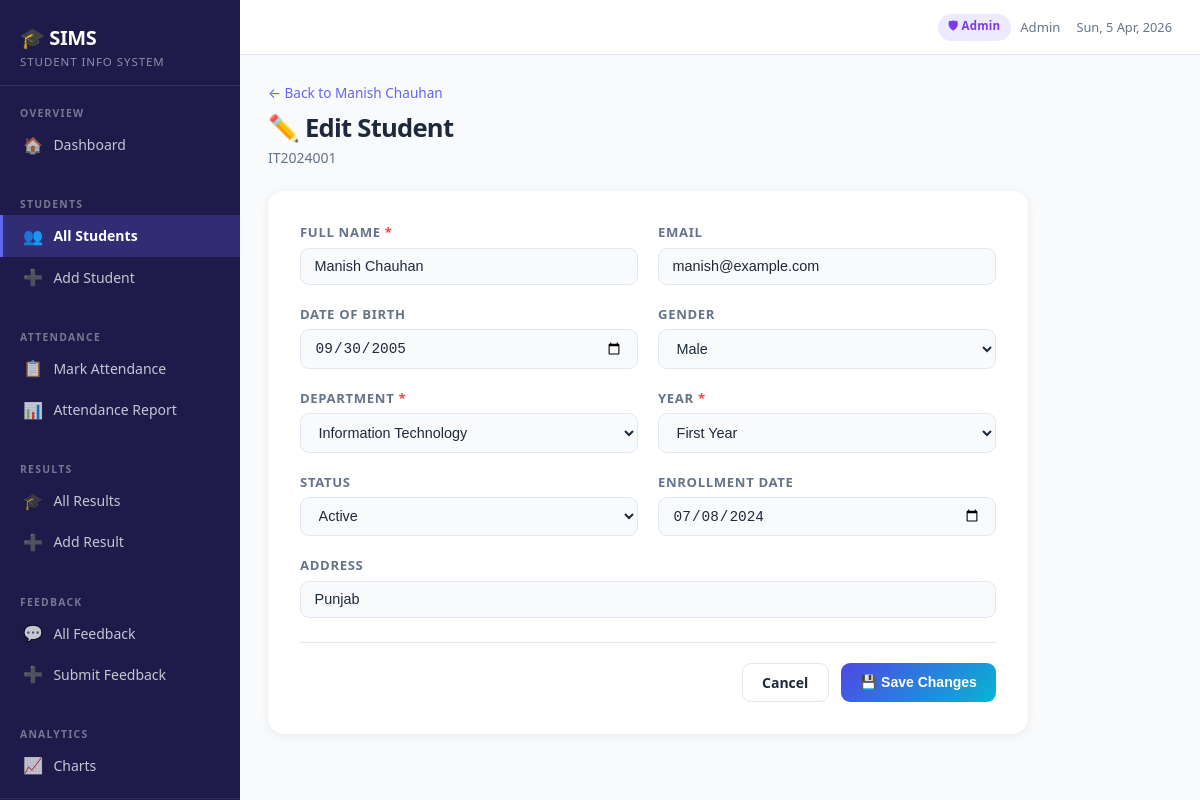
Page /students/3/edit (signed in) on the committed database.
### tables this page shows
CREATE TABLE students (
                id          INTEGER PRIMARY KEY AUTOINCREMENT,
                student_id  TEXT UNIQUE NOT NULL,
                name        TEXT NOT NULL,
                email       TEXT,
                dob         TEXT,
                gender      TEXT,
                department  TEXT NOT NULL,
                year        TEXT NOT NULL,
                status      TEXT DEFAULT 'Active',
                address     TEXT,
                enroll_date TEXT,
                created_at  TIMESTAMP DEFAULT CURRENT_TIMESTAMP
            , assigned_teacher_id INTEGER);

### app.py (the view, shortened to what this page needs)
@app.route("/students/<int:student_id>/edit", methods=["GET", "POST"])
@roles_required("admin")
def edit_student(student_id):
    student = student_or_404(student_id)
    return render_template("edit_student.html", student=student, teachers=teachers(), departments=DEPARTMENTS, years=YEARS, statuses=STATUSES)

### app.py (called while the page is built)
def db():
    if "db" not in g:
        g.db = sqlite3.connect(app.config["DATABASE"])
        g.db.row_factory = sqlite3.Row
        g.db.execute("PRAGMA foreign_keys = ON")
    return g.db

@app.before_request
def setup_req():
    session.permanent = True
    if request.method in {"POST", "PUT", "PATCH", "DELETE"}:
        token = request.form.get("csrf_token") or request.headers.get("X-CSRFToken")
        if token != session.get("_csrf_token"):
            abort(400, description="Invalid CSRF token.")

@app.context_processor
def inject_globals():
    return {
        "current_role": session.get("role"),
        "app_name": "SIMS Pro",
        "global_notifications": build_notifications() if session.get("role") else [],
    }

def visible_clause(alias="students"):
    role = session.get("role")
    if role == "admin":
        return "1=1", []
    if role == "teacher":
        return f"{alias}.assigned_teacher_id = ?", [session["user_id"]]
    if role == "student":
        return f"{alias}.id = ?", [session["student_db_id"]]
    return "1=0", []

def teachers():
    return db().execute(
        "SELECT id, username, email FROM users WHERE role='teacher' ORDER BY username"
    ).fetchall()

def student_or_404(student_id):
    where, params = visible_clause("students")
    row = db().execute(
        f"""
        SELECT students.*, users.username AS teacher_username, users.email AS teacher_email
        FROM students
        LEFT JOIN users ON users.id = students.assigned_teacher_id
        WHERE students.id = ? AND {where}
        """,
        [student_id] + params,
    ).fetchone()
    if not row:
        abort(404)
    return row

def roles_required(*roles):
    def dec(fn):
        @wraps(fn)
        def wrap(*a, **kw):
            if "user_id" not in session:
                flash("Please log in to continue.", "error")
                return redirect(url_for("login"))
            if session.get("role") not in roles:
                flash("You do not have access to that page.", "error")
                return redirect(url_for("student_dashboard" if session.get("role") == "student" else "dashboard"))
            return fn(*a, **kw)
        return wrap
    return dec

### templates/edit_student.html (shortened to what this page needs)
{% extends "base.html" %}
{% block content %}
<div class="page-header">
  <div>
    <a href="{{ url_for('student_detail', sid=student.id) }}" class="back-link">← Back to {{ student.name }}</a>
    <h1 class="page-title">✏️ Edit Student</h1>
    <p class="page-sub">{{ student.student_id }}</p>
  </div>
</div>
<div class="form-card">
  <form method="post">
    <div class="form-grid-2">
      <div class="form-group">
        <label>Full Name <span class="req">*</span></label>
        <input type="text" name="name" value="{{ student.name }}" required>
      </div>
      <div class="form-group">
        <label>Email</label>
        <input type="email" name="email" value="{{ student.email or '' }}">
      </div>
      <div class="form-group">
        <label>Date of Birth</label>
        <input type="date" name="dob" value="{{ student.dob or '' }}">
      </div>
      <div class="form-group">
        <label>Gender</label>
        <select name="gender">
          <option value="Male"   {% if student.gender=='Male'   %}selected{% endif %}>Male</option>
        </select>
      </div>
      <div class="form-group">
        <label>Department <span class="req">*</span></label>
        <select name="department" required>
          {% for d in departments %}
          <option value="{{ d }}" {% if student.department==d %}selected{% endif %}>{{ d }}</option>
          {% endfor %}
        </select>
      </div>
      <div class="form-group">
        <label>Year <span class="req">*</span></label>
        <select name="year" required>
          {% for y in years %}
          <option value="{{ y }}" {% if student.year==y %}selected{% endif %}>{{ y }}</option>
          {% endfor %}
        </select>
      </div>
      <div class="form-group">
        <label>Status</label>
        <select name="status">
          {% for s in statuses %}
          <option value="{{ s }}" {% if student.status==s %}selected{% endif %}>{{ s }}</option>
          {% endfor %}
        </select>
      </div>
      <div class="form-group">
        <label>Enrollment Date</label>
        <input type="date" name="enroll_date" value="{{ student.enroll_date or '' }}">
      </div>
      <div class="form-group full">
        <label>Address</label>
        <input type="text" name="address" value="{{ student.address or '' }}" placeholder="City / State">
      </div>
    </div>
    <div class="form-actions">
      <a href="{{ url_for('student_detail', sid=student.id) }}" class="btn btn-outline">Cancel</a>
      <button type="submit" class="btn btn-primary">💾 Save Changes</button>
    </div>
  </form>
</div>
{% endblock %}

### static/style.css (style rules this page uses)
:root { --primary: #6366f1; --primary-light: #eef2ff; --primary-dark: #4f46e5; --bg: #f8fafc; --surface: #ffffff; --border: #e2e8f0; --text: #1e293b; --text-muted: #64748b; --hover: #f1f5f9; --sidebar-w: 240px; --success: #10b981; --danger: #ef4444; --warn: #f59e0b; }
*, *::before, *::after { box-sizing: border-box; margin: 0; padding: 0; }
body { font-family: 'Segoe UI', system-ui, -apple-system, sans-serif; background: var(--bg); color: var(--text); display: flex; min-height: 100vh; }
a { color: inherit; }
.page-header { display: flex; justify-content: space-between; align-items: flex-start; margin-bottom: 1.5rem; }
.page-title { font-size: 1.6rem; font-weight: 800; letter-spacing: -.03em; }
.page-sub { color: var(--text-muted); font-size: .875rem; margin-top: .2rem; }
.back-link { font-size: .85rem; color: var(--primary); text-decoration: none; display: block; margin-bottom: .5rem; }
.btn { padding: .55rem 1.2rem; border-radius: 9px; font-size: .875rem; font-weight: 600; cursor: pointer; text-decoration: none; border: 1.5px solid transparent; transition: all .15s; display: inline-flex; align-items: center; gap: .4rem; }
.btn-primary { background: var(--primary); color: white; border-color: var(--primary); }
.btn-outline { background: transparent; color: var(--text); border-color: var(--border); }
.form-card { background: var(--surface); border-radius: 16px; padding: 2rem; box-shadow: 0 2px 10px rgba(0,0,0,.07); max-width: 760px; }
.form-grid-2 { display: grid; grid-template-columns: 1fr 1fr; gap: 1.25rem; }
.form-group { display: flex; flex-direction: column; gap: .4rem; }
.form-group.full { grid-column: 1 / -1; }
.form-group label { font-size: .82rem; font-weight: 700; text-transform: uppercase; letter-spacing: .05em; color: var(--text-muted); }
.form-group input, .form-group select, .form-group textarea { padding: .6rem .85rem; border: 1.5px solid var(--border); border-radius: 9px; font-size: .9rem; transition: border-color .2s; background: var(--bg); color: var(--text); }
.req { color: #ef4444; }
.form-actions { display: flex; gap: .75rem; justify-content: flex-end; margin-top: 1.5rem; padding-top: 1.25rem; border-top: 1px solid var(--border); }
.btn-primary { background: linear-gradient(135deg, #4f46e5, #06b6d4); border: none; transition: 0.3s; }

### rows in the picture
students: name "Manish Chauhan", student_id "IT2024001", email "manish@example.com", dob "09/30/2005", gender "Male", department "Information Technology", year "First Year", status "Active", enroll_date "07/08/2024", address "Punjab"

### other values in the picture
{{ session.get('display_name', '') }} "Admin"
